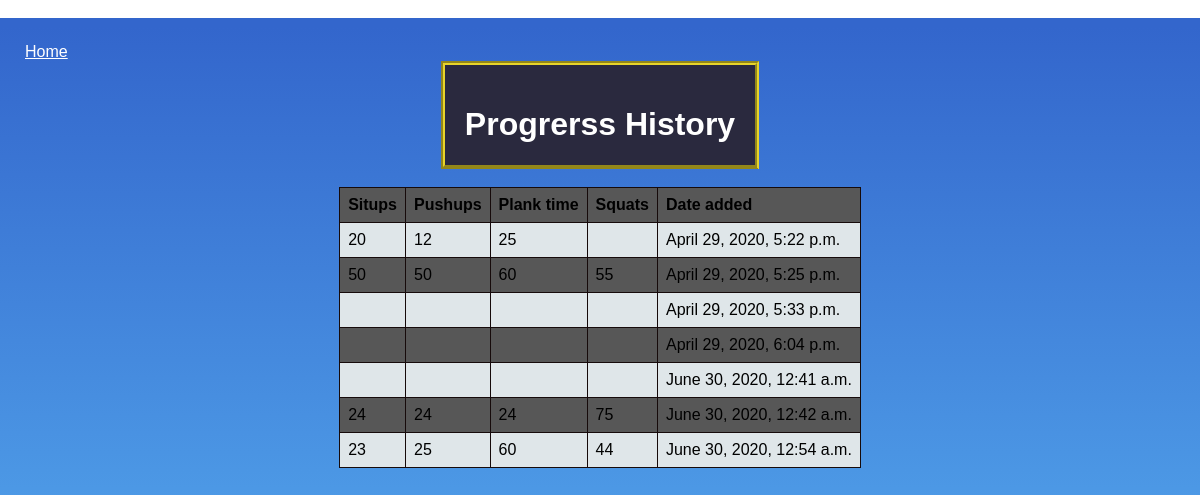
The page /home/stats (signed in) on the database its author committed.
### buildMeapp/models.py (models this page shows)
class fitness(models.Model):
    situps = models.CharField(max_length=255)
    pushups = models.CharField(max_length=255)
    plank_time= models.CharField(max_length=255)
    squats = models.CharField(max_length=255)
    userfitness=models.ManyToManyField(users,related_name='myfitness')
    created_at = models.DateTimeField(auto_now_add=True)
    updated_at = models.DateTimeField(auto_now=True)

### buildMeapp/views.py (the view)
# urls.py: path('home/stats', views.history),
def history (request):
    activeuser = users.objects.get(id=request.session['loggedinId'])
    fit=activeuser.myfitness.all()
    context={
        'info':fit
    }
    return render (request,'stats.html', context)

### buildMeapp/templates/stats.html (shortened to what this page needs)
<!DOCTYPE html>
<html lang="en">
<head>
    {% load static %}
    <link rel="stylesheet" href="{% static 'CSS/style.css' %}">
</head>
<div id="shell">
    <body>
        <a id="myhome" href="/home">Home</a>
    <header> <h1>Progrerss History</h1></header><br>
        <table>
            <tr>
                <th>Situps</th>
                <th>Pushups</th>
                <th>Plank time</th>
                <th>Squats</th>
                <th>Date added</th>
            </tr>
            {% for i in info%}
            <tr>
                <td>{{i.situps}}</td>
                <td>{{i.pushups}}</td>
                <td>{{i.plank_time}}</td>
                <td>{{i.squats}}</td>
                <td>{{i.created_at}}</td>
            </tr>
            {% endfor %}
        </table>
    </body>
</div>
</html>

### buildMeapp/static/CSS/style.css (style rules this page uses)
* { font-family: Verdana, Geneva, Tahoma, sans-serif; vertical-align:top; }
body { margin: 0px; }
#shell { padding: 25px; height: 900px; background: linear-gradient(to bottom, #3366cc 1%, #66ccff 100%) }
header { display: flex; justify-content: space-evenly; width: fit-content; margin: auto; color: white; background: #2A293E; border: groove 4px rgb(231, 212, 42); box-shadow: #000000; border-bottom-style:outset; padding: 20px; padding-bottom: 0px; }
h1 { display: flex; align-items: center; }
#myhome { color: white; }
table { font-family: arial, sans-serif; border-collapse: collapse; display: flex; justify-content: center; }
td, th { border: 1px solid #160a0a; text-align: left; padding: 8px; }
tr:nth-child(even) { background-color: #dfe6e9; }
tr:nth-child(odd) { background-color: #575757; }
h1 { display: flex; justify-content: center; }

### rows shown on the page
fitness: situps "20", pushups "12", plank_time "25", created_at "April 29, 2020, 5:22 p.m."
fitness: situps "50", pushups "50", plank_time "60", squats "55", created_at "April 29, 2020, 5:25 p.m."
fitness: created_at "April 29, 2020, 5:33 p.m."
fitness: created_at "April 29, 2020, 6:04 p.m."
fitness: created_at "June 30, 2020, 12:41 a.m."
fitness: situps "24", pushups "24", plank_time "24", squats "75", created_at "June 30, 2020, 12:42 a.m."
fitness: situps "23", pushups "25", plank_time "60", squats "44", created_at "June 30, 2020, 12:54 a.m."
